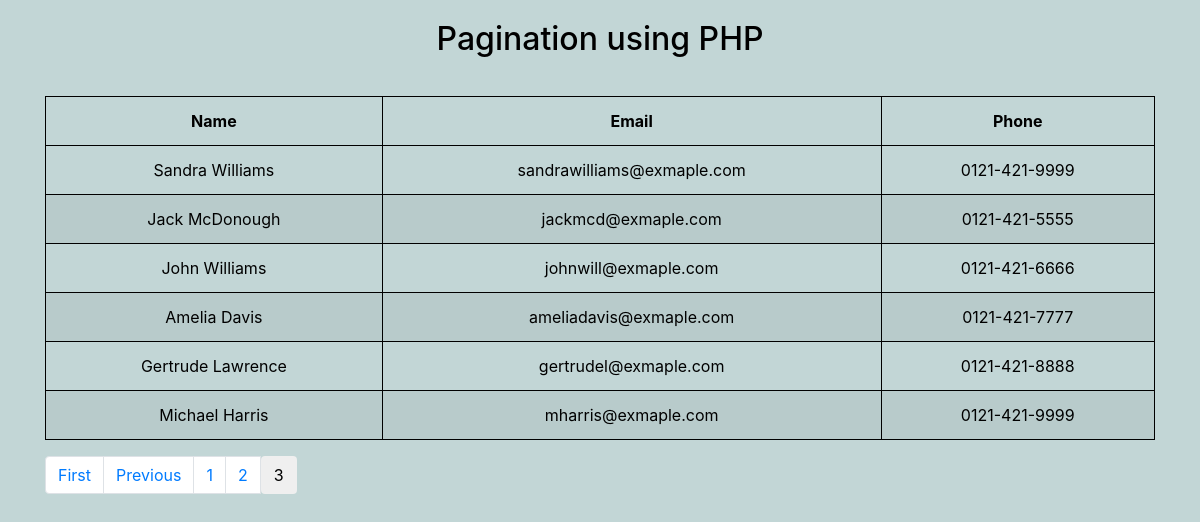
The page /index.php?page=3 on the database its author committed.
### tables this page shows
CREATE TABLE users (
    id INT(1) NOT NULL AUTO_INCREMENT,
    firstname VARCHAR(50) NOT NULL,
    lastname VARCHAR(50) NOT NULL,
    email VARCHAR(50) NOT NULL UNIQUE,
    phone VARCHAR(15) NOT NULL,
    PRIMARY KEY (`id`)
);

### database/db.inc.php (called while the page is built, shortened)
<?php
class Database
{
	private $con;
	private function connect()
	{
		if (!isset($this->con))
		{
			$this->con = new mysqli(DB_HOST, DB_USERNAME, DB_PASSWORD, DB_NAME);
		}
		return $this->con;
	}
	public function query($query)
	{
		try
        {
            $result = $this->con->query($query);
            return $result;
        }
        catch (Exception $e)
        {
            echo 'Unable to perform query. Error received: ' . $e->getMessage();
        }
	}
}

### index.php (the view, shortened to what this page needs)
<?php
include 'lib/pagination.php';
?>
<!DOCTYPE html>
<html>
 <head>
  	<link rel="stylesheet" href="https://maxcdn.bootstrapcdn.com/bootstrap/4.0.0/css/bootstrap.min.css">
  	<link rel="stylesheet" href="css/style.css" type="text/css" />
 </head>
 <body>
 	<div class="container">
	  <div class="panel panel-default">
	    <div class="panel-heading">
	      <h2>Pagination using PHP</h2>
	    </div>
	      <div class="table-responsive">
	        <table class="table table-striped table-bordered table-hover">
	          <thead>
        		<tr>
        		  <th>Name</th>
        		  <th>Email</th>
        		  <th>Phone</th>
        		</tr>
      		  </thead>
      		  <tbody>
      		  	<tr>
      		  		<?php
						while($row = $query->fetch_array(MYSQLI_ASSOC))
						{
						?>
							<tr>
								<td><?php echo $row['firstname'] . ' ' . $row['lastname']; ?></td>
								<td><?php echo $row['email']; ?></td>
								<td><?php echo $row['phone']; ?></td>
							</tr>
						<?php
						}
					?>
      		  	</tr>
      		  </tbody>
	        </table>
	        <div><?php echo $pagination; ?></div>
	  </div>
	</div>
 </body>
 </html>

### css/style.css (style rules this page uses)
* { margin: 0; padding: 0; }
body { background-color: #c2d6d6; color: #000; }
.panel-heading { text-align: center; margin: 10px 0 20px 0; padding: 10px; font-weight: bold; }
table.table-bordered { text-align: center; }
table.table-bordered > thead > tr > th, table.table-bordered > tbody > tr > td { border: 1px solid #000; }

### rows shown on the page
users: firstname "Sandra", lastname "Williams", email "sandrawilliams@exmaple.com", phone "0121-421-9999"
users: firstname "Jack", lastname "McDonough", email "jackmcd@exmaple.com", phone "0121-421-5555"
users: firstname "John", lastname "Williams", email "johnwill@exmaple.com", phone "0121-421-6666"
users: firstname "Amelia", lastname "Davis", email "ameliadavis@exmaple.com", phone "0121-421-7777"
users: firstname "Gertrude", lastname "Lawrence", email "gertrudel@exmaple.com", phone "0121-421-8888"
users: firstname "Michael", lastname "Harris", email "mharris@exmaple.com", phone "0121-421-9999"
